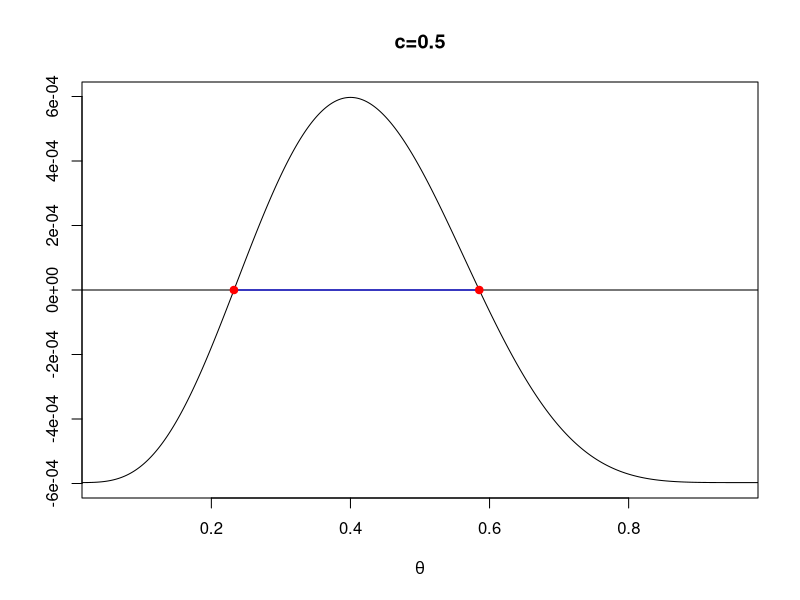
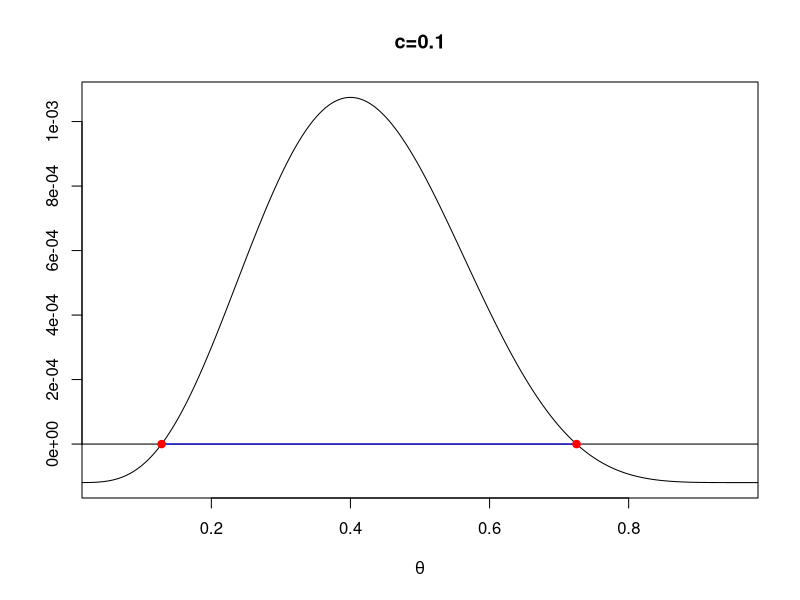

Here is the R script that generated these plots, in order:
f <- function(x, b) {
	return(x^4*(1-x)^6-b)
}

x <- seq(0,1,by=0.0001)
p<-4/10

png(filename="h5t6a.png")
c5 <- 0.5
b5 <- c5 * p^4 * (1-p)^6

vali <- seq(0.232489,0.58524, by=0.0001)

plot(x, f(x,b5),main="c=0.5", xlab=expression(theta),ylab=NA, xlim=c(0.05,0.95),type="l")
abline(h=0)
lines(vali,0*vali, col="blue")
points(c(0.232489,0.58524),c(0,0),pch=19,col="red")
dev.off()


png(filename="h5t6b.png")
c1 <- 0.1
b1 <- c1 * p^4 * (1-p)^6

vali <- seq(0.128493,0.725028, by=0.0001)

plot(x, f(x,b1),main="c=0.1", xlab=expression(theta),ylab=NA, xlim=c(0.05,0.95),type="l")
abline(h=0)
lines(vali,0*vali, col="blue")
points(c(0.128493,0.725028),c(0,0),pch=19,col="red")
dev.off()